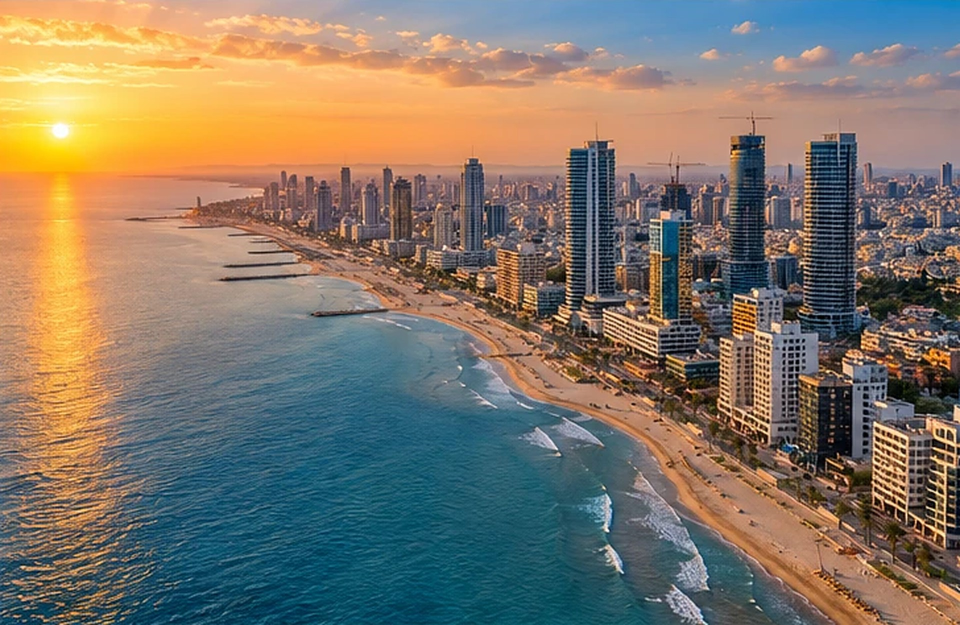
#> input picture iran_israel/build/deco/telaviv.jpg, 1920 x 1250 px, given as the content of the folder prev, which was not available (shown at 1/2 size)
$ python contact.py 5
#> lines starting #> are read from the running program, lines starting #| are printed output that depends on the picture; pictures that were not available may be replaced by others from this repository, and a replacement may not be noted
import sys,glob
from PIL import Image,ImageDraw
fs=sorted(glob.glob('prev/*.jpg'));n=int(sys.argv[1]) if len(sys.argv)>1 else 20
for k in range(0,len(fs),n):
    part=fs[k:k+n];cols=4;rows=(len(part)+cols-1)//cols;w,h=480,270
    sh=Image.new('RGB',(cols*w,rows*h),'black')
#> sh: PIL image 1920x270 RGB; every value is 0
    for i,f in enumerate(part):
        im=Image.open(f).resize((w,h));sh.paste(im,((i%cols)*w,(i//cols)*h));ImageDraw.Draw(sh).text(((i%cols)*w+6,(i//cols)*h+6),str(k+i),fill='yellow')
#> after `im = Image.open(f).resize((w, h))`:
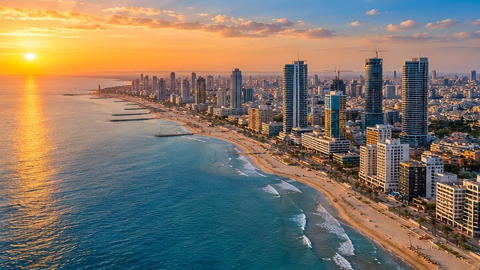
#> im: PIL image 480x270 RGB; mean R, G, B 129.4, 118.5, 104.4
#> after `sh.paste(im, (i % cols * w, i // cols * h))`:
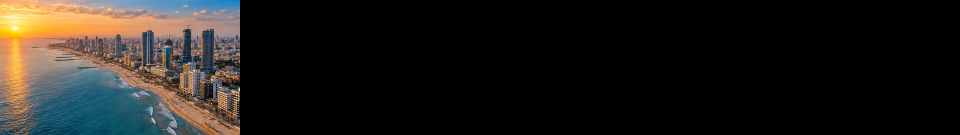
#> sh: PIL image 1920x270 RGB (shown at 1/2 size); mean R, G, B 32.3, 29.6, 26.1
    sh.save(f'contact{k//n}.jpg',quality=82)

$ run again, on iran_israel/build/deco/zagros.jpg
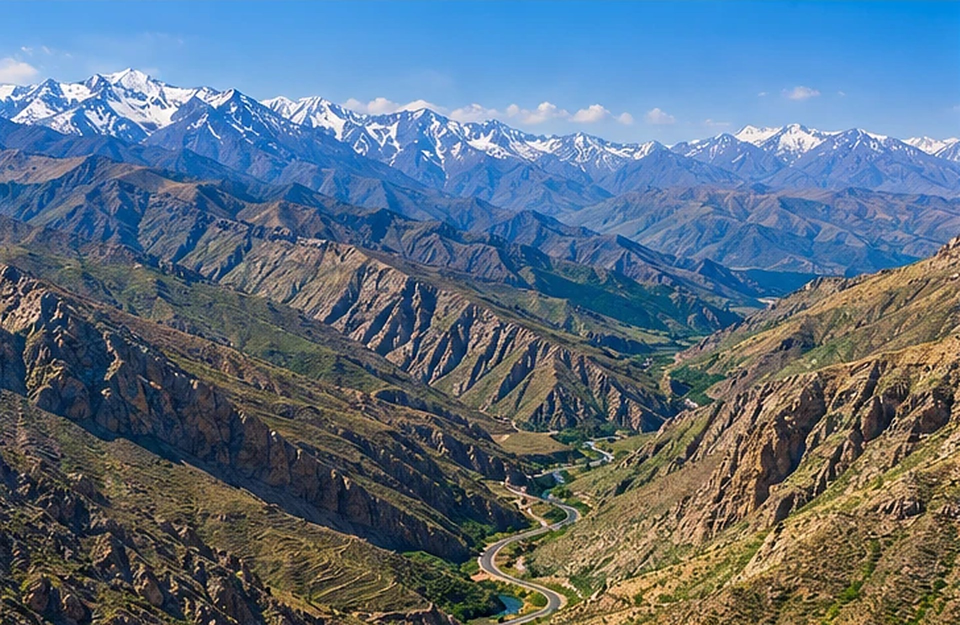
#> input picture iran_israel/build/deco/zagros.jpg, 1920 x 1250 px, given as the content of the folder prev, which was not available (shown at 1/2 size)
#> `im = Image.open(f).resize((w, h))`:
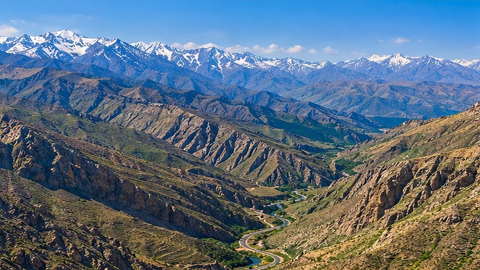
#> im: PIL image 480x270 RGB; mean R, G, B 91.8, 110.7, 128
#> `sh.paste(im, (i % cols * w, i // cols * h))`:
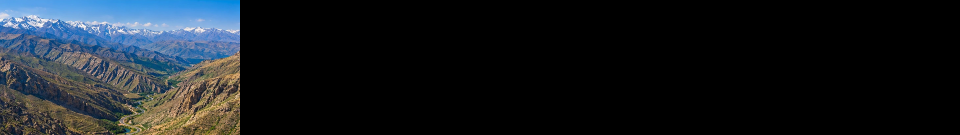
#> sh: PIL image 1920x270 RGB (shown at 1/2 size); mean R, G, B 23, 27.7, 32
